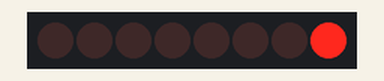
This sketch was run on a simulated Arduino Uno, built with avr-gcc and run on an emulated ATmega328P. Parts: 8 shift-register outputs drawn as a row of LEDs (first output left, lit = HIGH). Wiring (inferred from the names in the program): shift register (74HC595): data pin 2; shift clock pin 4; latch pin 3. Wiring (inferred from the signals the program sends): row of LEDs: on Q0, Q1, Q2, Q3, Q4, Q5, Q6, Q7.

Above: at 0.05 s.
At 0.45 s:
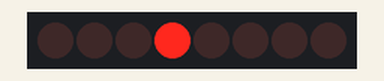
At 0.75 s:
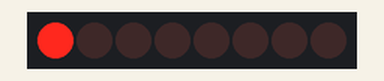
At 1.55 s:
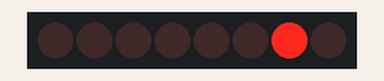
At 2.35 s:
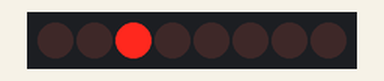
At 3.15 s:
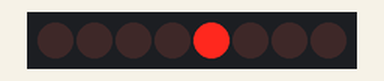
Timing chart, 0 to 3.5 s (numbered marks = the images above):
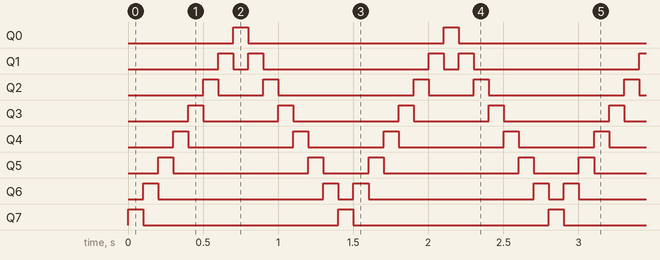

The sketch:

registre_chenillard.ino
```cpp
const byte PIN_DONNEE = 2;
const byte PIN_VERROU = 3;
const byte PIN_HORLOGE = 4;

void setup() {
  pinMode(PIN_DONNEE, OUTPUT);
  pinMode(PIN_VERROU, OUTPUT);
  pinMode(PIN_HORLOGE, OUTPUT);
}

void loop() {
  for (int i = 0; i < 8; i++) {
    envoyer(128 >> i);
    delay(100);
  }
  for (int i = 6; i > 0; i--) {
    envoyer(128 >> i);
    delay(100);
  }
}

void envoyer(byte valeur) {
  digitalWrite(PIN_VERROU, LOW);
  shiftOut(PIN_DONNEE, PIN_HORLOGE, MSBFIRST, valeur);
  digitalWrite(PIN_VERROU, HIGH);
}
```

Measured:
- by itself, Q0, Q7: alternates HIGH for 0.10 s and LOW for 1.3 s
- by itself, Q1: repeats every 1.4 s: LOW 0.10 s, HIGH 0.10 s, LOW 1.1 s, HIGH 0.10 s
- by itself, Q2: repeats every 1.4 s: LOW 0.30 s, HIGH 0.10 s, LOW 0.90 s, HIGH 0.10 s
- by itself, Q3: repeats every 1.4 s: LOW 0.50 s, HIGH 0.10 s, LOW 0.70 s, HIGH 0.10 s
- by itself, Q4: repeats every 1.4 s: LOW 0.70 s, HIGH 0.10 s, LOW 0.50 s, HIGH 0.10 s
- by itself, Q5: repeats every 1.4 s: LOW 0.90 s, HIGH 0.10 s, LOW 0.30 s, HIGH 0.10 s
- by itself, Q6: repeats every 1.4 s: LOW 1.1 s, HIGH 0.10 s, LOW 0.10 s, HIGH 0.10 s
